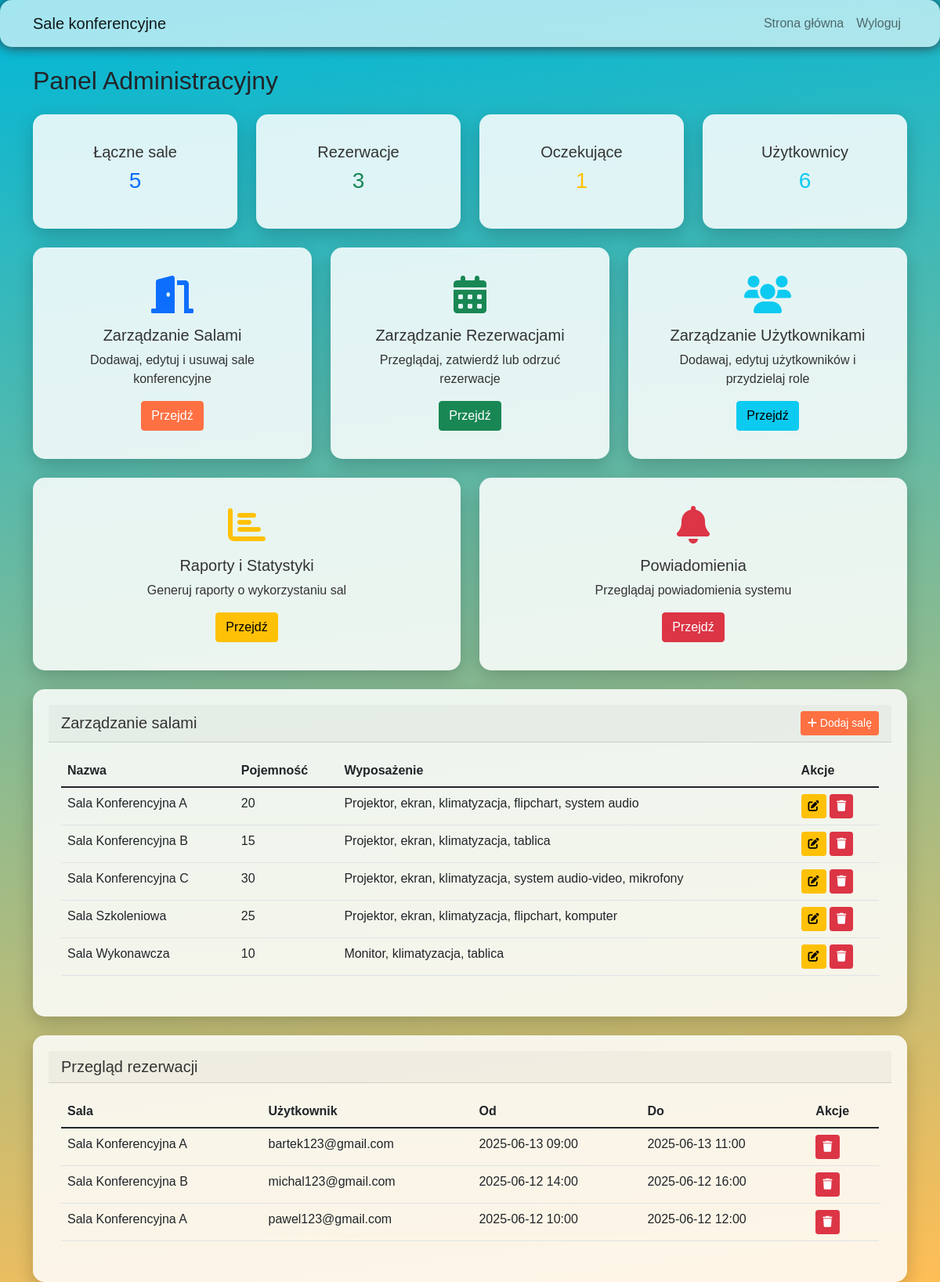
The app's page /admin/admin_dashboard.php (signed in) with its own data.
### tables this page shows
CREATE TABLE `rooms` (
  `id` int(11) NOT NULL,
  `nazwa` varchar(60) NOT NULL,
  `pojemnosc` int(11) NOT NULL,
  `wyposazenie` varchar(1000) NOT NULL,
  `dostepnosc` BOOLEAN DEFAULT TRUE
);

CREATE TABLE `reservations` (
  `id` int(11) NOT NULL,
  `id_uzytkownika` int(11) NOT NULL,
  `id_sali` int(11) NOT NULL,
  `czas_start` datetime NOT NULL,
  `czas_stop` datetime NOT NULL,
  `status` ENUM('pending', 'approved', 'rejected', 'cancelled') DEFAULT 'pending',
  `data_utworzenia` TIMESTAMP DEFAULT CURRENT_TIMESTAMP,
  `opis` TEXT NULL
);

CREATE TABLE `users` (
  `id` int(11) NOT NULL,
  `imie` varchar(60) NOT NULL,
  `nazwisko` varchar(60) NOT NULL,
  `e-mail` varchar(100) NOT NULL,
  `haslo` varchar(255) NOT NULL,
  `rola` varchar(100) NOT NULL
);

### admin/admin_dashboard.php (the view, shortened to what this page needs)
<?php
require_once '../db_connect.php';
$rooms_query = "SELECT * FROM rooms";
$rooms_result = $conn->query($rooms_query);
$reservations_query = "SELECT r.*, u.`e-mail` as user_email, rm.nazwa as room_name
                      FROM reservations r
                      JOIN users u ON r.id_uzytkownika = u.id
                      JOIN rooms rm ON r.id_sali = rm.id
                      ORDER BY r.czas_start DESC";
$reservations_result = $conn->query($reservations_query);
?>
<!DOCTYPE html>
<html>
<head>
    <link href="https://cdn.jsdelivr.net/npm/bootstrap@5.1.3/dist/css/bootstrap.min.css" rel="stylesheet">
    <link href="https://cdnjs.cloudflare.com/ajax/libs/font-awesome/6.0.0/css/all.min.css" rel="stylesheet">
    <link href="../styles.css" rel="stylesheet">
</head>
<body>
    <nav class="navbar navbar-expand-lg navbar-light mb-4">
        <div class="container">
            <a class="navbar-brand" href="../index.php">Sale konferencyjne</a>
            <div class="navbar-nav ms-auto">
                <a class="nav-link" href="../index.php">Strona główna</a>
                <a class="nav-link" href="../logout.php">Wyloguj</a>
            </div>
        </div>
    </nav>    <div class="container">
        <h2 class="mb-4">Panel Administracyjny</h2>
        <div class="row mb-4">
            <div class="col-md-3">
                <div class="card text-center">
                    <div class="card-body">
                        <h5 class="card-title">Łączne sale</h5>
                        <h3 class="text-primary"><?php echo $rooms_result->num_rows; ?></h3>
                    </div>
                </div>
            </div>
            <div class="col-md-3">
                <div class="card text-center">
                    <div class="card-body">
                        <h5 class="card-title">Rezerwacje</h5>
                        <h3 class="text-success"><?php echo $reservations_result->num_rows; ?></h3>
                    </div>
                </div>
            </div>
            <div class="col-md-3">
                <div class="card text-center">
                    <div class="card-body">
                        <h5 class="card-title">Oczekujące</h5>
                        <?php
                        $pending_query = "SELECT COUNT(*) as count FROM reservations WHERE status = 'pending'";
                        $pending_result = $conn->query($pending_query);
                        $pending_count = $pending_result->fetch_assoc()['count'];
                        ?>
                        <h3 class="text-warning"><?php echo $pending_count; ?></h3>
                    </div>
                </div>
            </div>
            <div class="col-md-3">
                <div class="card text-center">
                    <div class="card-body">
                        <h5 class="card-title">Użytkownicy</h5>
                        <?php
                        $users_query = "SELECT COUNT(*) as count FROM users";
                        $users_result = $conn->query($users_query);
                        $users_count = $users_result->fetch_assoc()['count'];
                        ?>
                        <h3 class="text-info"><?php echo $users_count; ?></h3>
                    </div>
                </div>
            </div>
        </div>
        <div class="row mb-4">
            <div class="col-md-4">
                <div class="card">
                    <div class="card-body text-center">
                        <i class="fas fa-door-open fa-3x text-primary mb-3"></i>
                        <h5 class="card-title">Zarządzanie Salami</h5>
                        <p class="card-text">Dodawaj, edytuj i usuwaj sale konferencyjne</p>
                        <a href="rooms.php" class="btn btn-primary">Przejdź</a>
                    </div>
                </div>
            </div>
            <div class="col-md-4">
                <div class="card">
                    <div class="card-body text-center">
                        <i class="fas fa-calendar-alt fa-3x text-success mb-3"></i>
                        <h5 class="card-title">Zarządzanie Rezerwacjami</h5>
                        <p class="card-text">Przeglądaj, zatwierdź lub odrzuć rezerwacje</p>
                        <a href="reservations.php" class="btn btn-success">Przejdź</a>
                    </div>
                </div>
            </div>
            <div class="col-md-4">
                <div class="card">
                    <div class="card-body text-center">
                        <i class="fas fa-users fa-3x text-info mb-3"></i>
                        <h5 class="card-title">Zarządzanie Użytkownikami</h5>
                        <p class="card-text">Dodawaj, edytuj użytkowników i przydzielaj role</p>
                        <a href="users.php" class="btn btn-info">Przejdź</a>
                    </div>
                </div>
            </div>
        </div>
        <div class="row mb-4">
            <div class="col-md-6">
                <div class="card">
                    <div class="card-body text-center">
                        <i class="fas fa-chart-bar fa-3x text-warning mb-3"></i>
                        <h5 class="card-title">Raporty i Statystyki</h5>
                        <p class="card-text">Generuj raporty o wykorzystaniu sal</p>
                        <a href="reports.php" class="btn btn-warning">Przejdź</a>
                    </div>
                </div>
            </div>
            <div class="col-md-6">
                <div class="card">
                    <div class="card-body text-center">
                        <i class="fas fa-bell fa-3x text-danger mb-3"></i>
                        <h5 class="card-title">Powiadomienia</h5>
                        <p class="card-text">Przeglądaj powiadomienia systemu</p>
                        <a href="../notifications.php" class="btn btn-danger">Przejdź</a>
                    </div>
                </div>
            </div>
        </div>
        <div class="card mb-4">
            <div class="card-header d-flex justify-content-between align-items-center">
                <h5 class="mb-0">Zarządzanie salami</h5>
                <button class="btn btn-primary btn-sm" data-bs-toggle="modal" data-bs-target="#addRoomModal">
                    <i class="fas fa-plus"></i> Dodaj salę
                </button>
            </div>
            <div class="card-body">
                <div class="table-responsive">
                    <table class="table">
                        <thead>
                            <tr>
                                <th>Nazwa</th>
                                <th>Pojemność</th>
                                <th>Wyposażenie</th>
                                <th>Akcje</th>
                            </tr>
                        </thead>
                        <tbody>
                            <?php while ($room = $rooms_result->fetch_assoc()): ?>
                            <tr>
                                <td><?php echo htmlspecialchars($room['nazwa']); ?></td>
                                <td><?php echo $room['pojemnosc']; ?></td>
                                <td><?php echo htmlspecialchars($room['wyposazenie']); ?></td>
                                <td>
                                    <button class="btn btn-sm btn-warning edit-room" data-room-id="<?php echo $room['id']; ?>">
                                        <i class="fas fa-edit"></i>
                                    </button>
                                    <button class="btn btn-sm btn-danger delete-room" data-room-id="<?php echo $room['id']; ?>">
                                        <i class="fas fa-trash"></i>
                                    </button>
                                </td>
                            </tr>
                            <?php endwhile; ?>
                        </tbody>
                    </table>
                </div>
            </div>
        </div>
        <div class="card">
            <div class="card-header">
                <h5 class="mb-0">Przegląd rezerwacji</h5>
            </div>
            <div class="card-body">
                <div class="table-responsive">
                    <table class="table">
                        <thead>
                            <tr>
                                <th>Sala</th>
                                <th>Użytkownik</th>
                                <th>Od</th>
                                <th>Do</th>
                                <th>Akcje</th>
                            </tr>
                        </thead>
                        <tbody>
                            <?php while ($reservation = $reservations_result->fetch_assoc()): ?>
                            <tr>
                                <td><?php echo htmlspecialchars($reservation['room_name']); ?></td>
                                <td><?php echo htmlspecialchars($reservation['user_email']); ?></td>
                                <td><?php echo date('Y-m-d H:i', strtotime($reservation['czas_start'])); ?></td>
                                <td><?php echo date('Y-m-d H:i', strtotime($reservation['czas_stop'])); ?></td>
                                <td>
                                    <button class="btn btn-sm btn-danger delete-reservation"
                                            data-reservation-id="<?php echo $reservation['id']; ?>">
                                        <i class="fas fa-trash"></i>
                                    </button>
                                </td>
                            </tr>
                            <?php endwhile; ?>
                        </tbody>
                    </table>
                </div>
            </div>
        </div>
    </div>
</body>
</html>

### styles.css (style rules this page uses)
body { background: linear-gradient(173deg, rgb(0, 183, 215), rgb(255, 190, 86)); min-height: 100vh; font-family: 'Arial', sans-serif; }
.card { background-color: rgba(255, 255, 255, 0.85); color: #333; border: none; border-radius: 15px; box-shadow: 0 8px 25px rgba(0, 0, 0, 0.2); padding: 20px; }
.navbar { background-color: rgba(255, 255, 255, 0.644); backdrop-filter: blur(10px); border-radius: 15px; box-shadow: 0 4px 15px rgba(189, 189, 189, 0.1), 0 0 15px; padding: 10px 20px; }
.btn-primary { background-color: #FF7043; border-color: #FF7043; }

### records on screen
rooms: nazwa "Sala Konferencyjna A", pojemnosc "20", wyposazenie "Projektor, ekran, klimatyzacja, flipchart, system audio"
rooms: nazwa "Sala Konferencyjna B", pojemnosc "15", wyposazenie "Projektor, ekran, klimatyzacja, tablica"
rooms: nazwa "Sala Konferencyjna C", pojemnosc "30", wyposazenie "Projektor, ekran, klimatyzacja, system audio-video, mikrofony"
rooms: nazwa "Sala Szkoleniowa", pojemnosc "25", wyposazenie "Projektor, ekran, klimatyzacja, flipchart, komputer"
rooms: nazwa "Sala Wykonawcza", pojemnosc "10", wyposazenie "Monitor, klimatyzacja, tablica"
reservations: rooms.nazwa "Sala Konferencyjna A", users.e-mail "bartek123@gmail.com", czas_start "2025-06-13 09:00", czas_stop "2025-06-13 11:00"
reservations: rooms.nazwa "Sala Konferencyjna B", users.e-mail "michal123@gmail.com", czas_start "2025-06-12 14:00", czas_stop "2025-06-12 16:00"
reservations: rooms.nazwa "Sala Konferencyjna A", users.e-mail "pawel123@gmail.com", czas_start "2025-06-12 10:00", czas_stop "2025-06-12 12:00"

### other values on screen
$rooms_result->num_rows "5"
$reservations_result->num_rows "3"
$pending_count "1"
$users_count "6"
